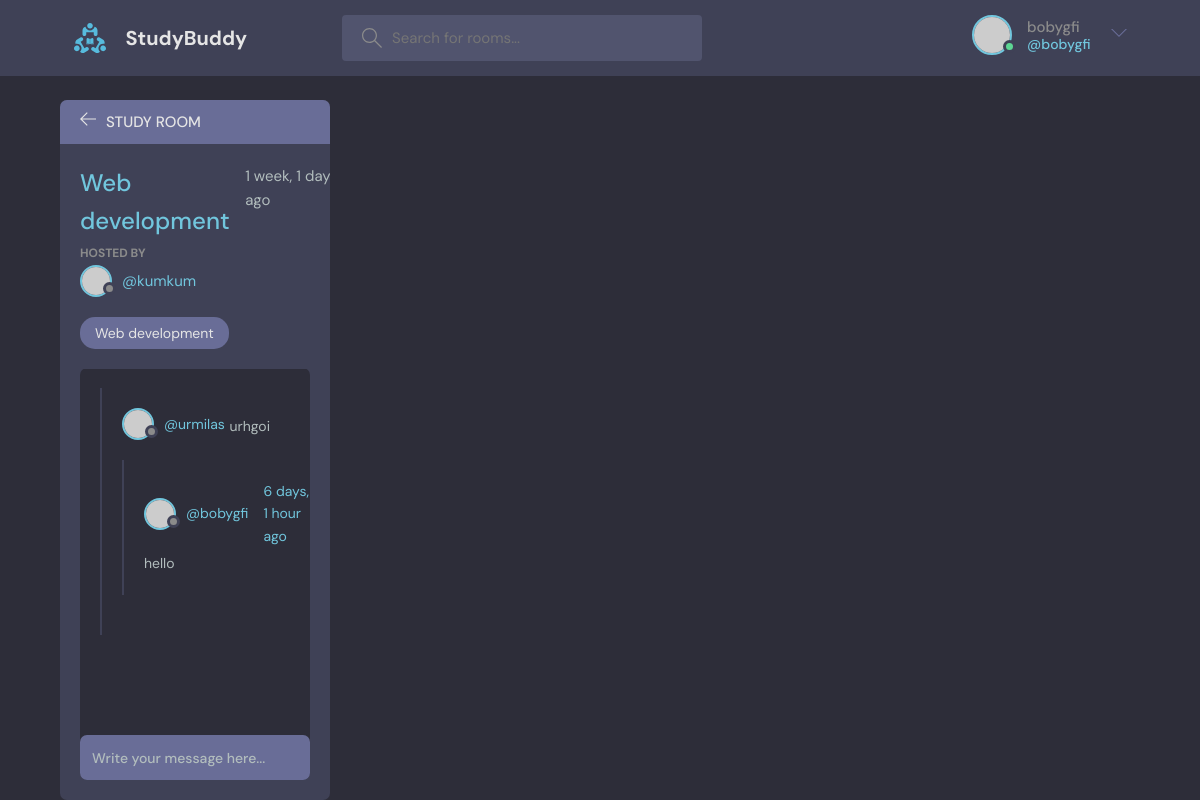
The app's page /base/rooms/3 (signed in) with its own data.
### base/models.py (models this page shows, shortened)
class Room(models.Model):
    host=models.ForeignKey(User,on_delete=models.SET_NULL,null=True)
    topic=models.ForeignKey(Topic,on_delete=models.SET_NULL,null=True)
    name=models.CharField(max_length=200)
    description=models.TextField(null=True,blank=True)
    participants=models.ManyToManyField(User,related_name='participants',blank=True)
    updated=models.DateTimeField(auto_now=True)
    created=models.DateTimeField(auto_now_add=True)
    class Meta:
        ordering=['-updated','-created']

class Topic(models.Model):
    name=models.CharField(max_length=200)
    def __str__(self):
        return self.name

class Message(models.Model):
    user=models.ForeignKey(User,on_delete=models.CASCADE)
    room=models.ForeignKey(Room,on_delete=models.CASCADE)
    body=models.TextField()
    updated=models.DateTimeField(auto_now=True)
    created=models.DateTimeField(auto_now_add=True)
    class Meta:
        ordering=['-updated','-created']

### base/views.py (the view, shortened to what this page needs)
# urls.py: path('rooms/<str:pk>', rooms_views, name='rooms'),
def rooms_views(request,pk):
    room=Room.objects.get(id=pk)
    room_messages=room.message_set.all()
    participants=room.participants.all()
    context ={'room':room,'room_messages':room_messages,'participants':participants}
    return render(request,'base/rooms.html',context)

### templates/base/rooms.html (shortened to what this page needs)
{% extends 'main.html' %}
    {% block content %}
    <main class="profile-page layout layout--2">
      <div class="container">
        <div class="room">
          <div class="room__top">
            <div class="room__topLeft">
              <a href="{% url 'home' %}">
                <svg version="1.1" xmlns="http://www.w3.org/2000/svg" width="32" height="32" viewBox="0 0 32 32">
                  <title>arrow-left</title>
                  <path
                    d="M13.723 2.286l-13.723 13.714 13.719 13.714 1.616-1.611-10.96-10.96h27.625v-2.286h-27.625l10.965-10.965-1.616-1.607z"
                  ></path>
                </svg>
              </a>
              <h3>Study Room</h3>
            </div>
     </div>
          <div class="room__box scroll">
            <div class="room__header scroll">
              <div class="room__info">
                <h3>{{room.name}}</h3>
                <span>{{room.created|timesince}} ago</span>
              </div>
              <div class="room__hosted">
                <p>Hosted By</p>
                <a href="{% url 'base:profile' room.id %}" class="room__author">
                  <div class="avatar avatar--small">
                    <img src="https://randomuser.me/api/portraits/men/37.jpg" />
                  </div>
                  <span>@{{room.host.username}}</span>
                </a>
              </div>
              <span class="room__topics">{{room.topic}}</span>
            </div>
            <div class="room__conversation">
              <div class="threads scroll">
                {% for message in room_messages %}
                <div class="thread">
                  <div class="thread__top">
                    <div class="thread__author">
                      <a href="{% url 'base:profile' message.user.id %}" class="thread__authorInfo">
                        <div class="avatar avatar--small">
                          <img src="https://randomuser.me/api/portraits/men/37.jpg" />
                        </div>
                        <span>@{{message.user.username}}</span>
                      </a>
                      {% if request.user == message.user  %}
                      <a href="{% url 'base:delete' message.id %}">
                      <span class="thread__date">{{message.created|timesince}} ago</span>
                    </div>
                    {% endif %}
                  </div>
                  <div class="thread__details">
                    {{message.body}}
                  </div>
                </div>
                {% endfor %}
              </div>
            </div>
          </div>
          <div class="room__message">
            <form action="" method="post">
              <input name="body" placeholder="Write your message here..." />
            </form>
          </div>
        </div>
      </div>
    </main>
{% endblock content %}

### templates/navbar.html (shortened to what this page needs)
{% load static %}
<header class="header header--loggedIn">
    <div class="container">
      <a href="{% url 'home' %}" class="header__logo">
        <img src="{% static 'images/logo.svg' %}" />
        <h1>StudyBuddy</h1>
      </a>
      <form class="header__search" method="get" action="{% url 'home' %}">
        <label>
          <input name="q" placeholder="Search for rooms..." />
        </label>
      </form>
      <nav class="header__menu">
        {% if request.user.is_authenticated %}
        <div class="header__user">
          <a href="{% url 'base:profile' user.id %}">
            <div class="avatar avatar--medium active">
              <img src="https://randomuser.me/api/portraits/men/37.jpg" />
            </div>
            <p>{{request.user.username}}<span>@{{request.user.username}}</span></p>
          </a>
          <button class="dropdown-button">
            <svg version="1.1" xmlns="http://www.w3.org/2000/svg" width="32" height="32" viewBox="0 0 32 32">
              <title>chevron-down</title>
              <path d="M16 21l-13-13h-3l16 16 16-16h-3l-13 13z"></path>
            </svg>
          </button>
        </div>
        {% else %}
        <a href="{% url 'base:login' %}">
          <img src="{% static 'images/avatar.svg' %}" />
          <p>Login</p>
        </a>
        {% endif %}
      </nav>
    </div>
  </header>

### records on screen
Room: name "Web development", created "1 week, 1 day", host.username "kumkum", topic "Web development"
Message: user.username "urmilas", body "urhgoi"
Message: user.username "bobygfi", created "6 days, 1 hour", body "hello"

### other values on screen
{{ request.user.username }} "bobygfi"
